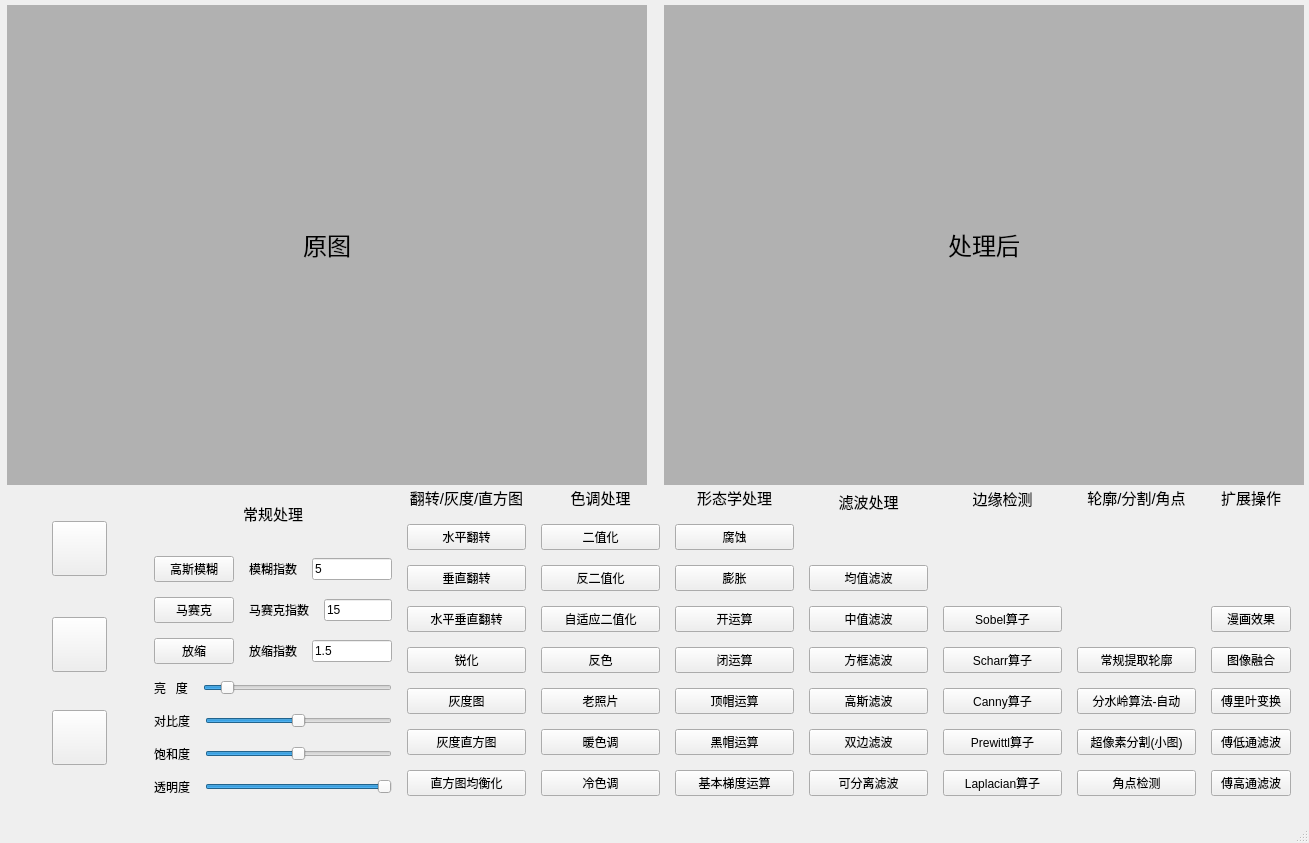
<?xml version="1.0" encoding="UTF-8"?>
<ui version="4.0">
 <class>MainWindow</class>
 <widget class="QMainWindow" name="MainWindow">
  <property name="geometry">
   <rect>
    <x>0</x>
    <y>0</y>
    <width>1309</width>
    <height>843</height>
   </rect>
  </property>
  <property name="windowTitle">
   <string>ImageProcessTool</string>
  </property>
  <property name="windowIcon">
   <iconset resource="res.qrc">
    <normaloff>:/res/imgs/icon.png</normaloff>:/res/imgs/icon.png</iconset>
  </property>
  <widget class="QWidget" name="centralwidget">
   <widget class="QWidget" name="layoutWidget">
    <property name="geometry">
     <rect>
      <x>0</x>
      <y>0</y>
      <width>1311</width>
      <height>801</height>
     </rect>
    </property>
    <layout class="QVBoxLayout" name="verticalLayout_main" stretch="8,2,5">
     <property name="spacing">
      <number>15</number>
     </property>
     <property name="leftMargin">
      <number>5</number>
     </property>
     <property name="topMargin">
      <number>5</number>
     </property>
     <property name="rightMargin">
      <number>5</number>
     </property>
     <property name="bottomMargin">
      <number>5</number>
     </property>
     <item>
      <layout class="QHBoxLayout" name="horizontalLayout">
       <item>
        <widget class="QLabel" name="label_img0">
         <property name="minimumSize">
          <size>
           <width>640</width>
           <height>480</height>
          </size>
         </property>
         <property name="maximumSize">
          <size>
           <width>640</width>
           <height>480</height>
          </size>
         </property>
         <property name="styleSheet">
          <string notr="true">background-color: rgb(177, 177, 177);</string>
         </property>
         <property name="text">
          <string>&lt;html&gt;&lt;head/&gt;&lt;body&gt;&lt;p align=&quot;center&quot;&gt;&lt;span style=&quot; font-size:18pt;&quot;&gt;原图&lt;/span&gt;&lt;/p&gt;&lt;/body&gt;&lt;/html&gt;</string>
         </property>
        </widget>
       </item>
       <item>
        <widget class="QLabel" name="label_img1">
         <property name="minimumSize">
          <size>
           <width>640</width>
           <height>480</height>
          </size>
         </property>
         <property name="maximumSize">
          <size>
           <width>640</width>
           <height>480</height>
          </size>
         </property>
         <property name="styleSheet">
          <string notr="true">background-color: rgb(177, 177, 177);</string>
         </property>
         <property name="text">
          <string>&lt;html&gt;&lt;head/&gt;&lt;body&gt;&lt;p align=&quot;center&quot;&gt;&lt;span style=&quot; font-size:18pt;&quot;&gt;处理后&lt;/span&gt;&lt;/p&gt;&lt;/body&gt;&lt;/html&gt;</string>
         </property>
        </widget>
       </item>
      </layout>
     </item>
     <item>
      <spacer name="verticalSpacer_9">
       <property name="orientation">
        <enum>Qt::Orientation::Vertical</enum>
       </property>
       <property name="sizeHint" stdset="0">
        <size>
         <width>20</width>
         <height>30</height>
        </size>
       </property>
      </spacer>
     </item>
     <item>
      <layout class="QHBoxLayout" name="horizontalLayout_10" stretch="1,2,1,1,1,1,1,1,0">
       <property name="spacing">
        <number>15</number>
       </property>
       <property name="leftMargin">
        <number>15</number>
       </property>
       <property name="rightMargin">
        <number>15</number>
       </property>
       <property name="bottomMargin">
        <number>0</number>
       </property>
       <item>
        <layout class="QVBoxLayout" name="verticalLayout" stretch="1,2,1,2,1,2,1">
         <property name="spacing">
          <number>2</number>
         </property>
         <item>
          <spacer name="verticalSpacer_7">
           <property name="orientation">
            <enum>Qt::Orientation::Vertical</enum>
           </property>
           <property name="sizeHint" stdset="0">
            <size>
             <width>20</width>
             <height>10</height>
            </size>
           </property>
          </spacer>
         </item>
         <item alignment="Qt::AlignmentFlag::AlignHCenter|Qt::AlignmentFlag::AlignVCenter">
          <widget class="QPushButton" name="pushButton_open">
           <property name="minimumSize">
            <size>
             <width>55</width>
             <height>55</height>
            </size>
           </property>
           <property name="maximumSize">
            <size>
             <width>55</width>
             <height>55</height>
            </size>
           </property>
           <property name="styleSheet">
            <string notr="true">QPushButton { border-image: url(:/res/imgs/open2.png);}
QPushButton:hover { border-image: url(:/res/imgs/open1.png);}QPushButton:pressed { border-image: url(:/res/imgs/open3.png);}</string>
           </property>
           <property name="text">
            <string/>
           </property>
          </widget>
         </item>
         <item>
          <spacer name="verticalSpacer_6">
           <property name="orientation">
            <enum>Qt::Orientation::Vertical</enum>
           </property>
           <property name="sizeHint" stdset="0">
            <size>
             <width>20</width>
             <height>10</height>
            </size>
           </property>
          </spacer>
         </item>
         <item alignment="Qt::AlignmentFlag::AlignHCenter|Qt::AlignmentFlag::AlignVCenter">
          <widget class="QPushButton" name="pushButton_save">
           <property name="minimumSize">
            <size>
             <width>55</width>
             <height>55</height>
            </size>
           </property>
           <property name="styleSheet">
            <string notr="true">QPushButton { border-image: url(:/res/imgs/save2.png);}
QPushButton:hover { border-image: url(:/res/imgs/save1.png);}QPushButton:pressed { border-image: url(:/res/imgs/save3.png);}</string>
           </property>
           <property name="text">
            <string/>
           </property>
          </widget>
         </item>
         <item>
          <spacer name="verticalSpacer_8">
           <property name="orientation">
            <enum>Qt::Orientation::Vertical</enum>
           </property>
           <property name="sizeHint" stdset="0">
            <size>
             <width>20</width>
             <height>10</height>
            </size>
           </property>
          </spacer>
         </item>
         <item alignment="Qt::AlignmentFlag::AlignHCenter">
          <widget class="QPushButton" name="pushButton_close">
           <property name="minimumSize">
            <size>
             <width>55</width>
             <height>55</height>
            </size>
           </property>
           <property name="maximumSize">
            <size>
             <width>55</width>
             <height>55</height>
            </size>
           </property>
           <property name="styleSheet">
            <string notr="true">QPushButton { border-image: url(:/res/imgs/close2.png);}
QPushButton:hover { border-image: url(:/res/imgs/close1.png);}QPushButton:pressed { border-image: url(:/res/imgs/close3.png);}</string>
           </property>
           <property name="text">
            <string/>
           </property>
          </widget>
         </item>
         <item>
          <spacer name="verticalSpacer_10">
           <property name="orientation">
            <enum>Qt::Orientation::Vertical</enum>
           </property>
           <property name="sizeHint" stdset="0">
            <size>
             <width>20</width>
             <height>10</height>
            </size>
           </property>
          </spacer>
         </item>
        </layout>
       </item>
       <item>
        <layout class="QVBoxLayout" name="verticalLayout_2">
         <item>
          <widget class="QLabel" name="label_19">
           <property name="text">
            <string>&lt;html&gt;&lt;head/&gt;&lt;body&gt;&lt;p align=&quot;center&quot;&gt;&lt;span style=&quot; font-size:11pt;&quot;&gt;常规处理&lt;/span&gt;&lt;/p&gt;&lt;/body&gt;&lt;/html&gt;</string>
           </property>
          </widget>
         </item>
         <item>
          <layout class="QHBoxLayout" name="horizontalLayout_3">
           <item>
            <widget class="QPushButton" name="pushButton_mh">
             <property name="text">
              <string>高斯模糊</string>
             </property>
            </widget>
           </item>
           <item>
            <widget class="QLabel" name="label_5">
             <property name="text">
              <string>模糊指数</string>
             </property>
            </widget>
           </item>
           <item>
            <widget class="QLineEdit" name="lineEdit_mh">
             <property name="text">
              <string>5</string>
             </property>
            </widget>
           </item>
          </layout>
         </item>
         <item>
          <layout class="QHBoxLayout" name="horizontalLayout_4">
           <item>
            <widget class="QPushButton" name="pushButton_msk">
             <property name="text">
              <string>马赛克</string>
             </property>
            </widget>
           </item>
           <item>
            <widget class="QLabel" name="label_6">
             <property name="text">
              <string>马赛克指数</string>
             </property>
            </widget>
           </item>
           <item>
            <widget class="QLineEdit" name="lineEdit_msk">
             <property name="text">
              <string>15</string>
             </property>
            </widget>
           </item>
          </layout>
         </item>
         <item>
          <layout class="QHBoxLayout" name="horizontalLayout_5">
           <item>
            <widget class="QPushButton" name="pushButton_fs">
             <property name="text">
              <string>放缩</string>
             </property>
            </widget>
           </item>
           <item>
            <widget class="QLabel" name="label_7">
             <property name="text">
              <string>放缩指数</string>
             </property>
            </widget>
           </item>
           <item>
            <widget class="QLineEdit" name="lineEdit_fs">
             <property name="text">
              <string>1.5</string>
             </property>
            </widget>
           </item>
          </layout>
         </item>
         <item>
          <layout class="QHBoxLayout" name="horizontalLayout_6">
           <item>
            <widget class="QLabel" name="label_8">
             <property name="text">
              <string>亮   度</string>
             </property>
            </widget>
           </item>
           <item>
            <widget class="QSlider" name="horizontalSlider_ld">
             <property name="minimum">
              <number>0</number>
             </property>
             <property name="maximum">
              <number>100</number>
             </property>
             <property name="singleStep">
              <number>5</number>
             </property>
             <property name="value">
              <number>10</number>
             </property>
             <property name="orientation">
              <enum>Qt::Orientation::Horizontal</enum>
             </property>
            </widget>
           </item>
          </layout>
         </item>
         <item>
          <layout class="QHBoxLayout" name="horizontalLayout_7">
           <item>
            <widget class="QLabel" name="label_9">
             <property name="text">
              <string>对比度</string>
             </property>
            </widget>
           </item>
           <item>
            <widget class="QSlider" name="horizontalSlider_dbd">
             <property name="minimum">
              <number>-100</number>
             </property>
             <property name="maximum">
              <number>100</number>
             </property>
             <property name="singleStep">
              <number>6</number>
             </property>
             <property name="value">
              <number>0</number>
             </property>
             <property name="orientation">
              <enum>Qt::Orientation::Horizontal</enum>
             </property>
            </widget>
           </item>
          </layout>
         </item>
         <item>
          <layout class="QHBoxLayout" name="horizontalLayout_8">
           <item>
            <widget class="QLabel" name="label_10">
             <property name="text">
              <string>饱和度</string>
             </property>
            </widget>
           </item>
           <item>
            <widget class="QSlider" name="horizontalSlider_bhd">
             <property name="minimum">
              <number>-100</number>
             </property>
             <property name="maximum">
              <number>100</number>
             </property>
             <property name="singleStep">
              <number>10</number>
             </property>
             <property name="orientation">
              <enum>Qt::Orientation::Horizontal</enum>
             </property>
            </widget>
           </item>
          </layout>
         </item>
         <item>
          <layout class="QHBoxLayout" name="horizontalLayout_9">
           <item>
            <widget class="QLabel" name="label_18">
             <property name="text">
              <string>透明度</string>
             </property>
            </widget>
           </item>
           <item>
            <widget class="QSlider" name="horizontalSlider_tmd">
             <property name="maximum">
              <number>255</number>
             </property>
             <property name="singleStep">
              <number>5</number>
             </property>
             <property name="value">
              <number>255</number>
             </property>
             <property name="orientation">
              <enum>Qt::Orientation::Horizontal</enum>
             </property>
            </widget>
           </item>
          </layout>
         </item>
        </layout>
       </item>
       <item>
        <layout class="QVBoxLayout" name="verticalLayout_3" stretch="1,1,1,1,1,0,0,0">
         <item>
          <widget class="QLabel" name="label_14">
           <property name="text">
            <string>&lt;html&gt;&lt;head/&gt;&lt;body&gt;&lt;p align=&quot;center&quot;&gt;&lt;span style=&quot; font-size:11pt;&quot;&gt;翻转/灰度/直方图&lt;/span&gt;&lt;/p&gt;&lt;/body&gt;&lt;/html&gt;</string>
           </property>
          </widget>
         </item>
         <item>
          <widget class="QPushButton" name="pushButton_spf">
           <property name="text">
            <string>水平翻转</string>
           </property>
          </widget>
         </item>
         <item>
          <widget class="QPushButton" name="pushButton_czf">
           <property name="text">
            <string>垂直翻转</string>
           </property>
          </widget>
         </item>
         <item>
          <widget class="QPushButton" name="pushButton_spczf">
           <property name="text">
            <string>水平垂直翻转</string>
           </property>
          </widget>
         </item>
         <item>
          <widget class="QPushButton" name="pushButton_shapness">
           <property name="text">
            <string>锐化</string>
           </property>
          </widget>
         </item>
         <item>
          <widget class="QPushButton" name="pushButton_hdt">
           <property name="text">
            <string>灰度图</string>
           </property>
          </widget>
         </item>
         <item>
          <widget class="QPushButton" name="pushButton_hdzft">
           <property name="text">
            <string>灰度直方图</string>
           </property>
          </widget>
         </item>
         <item>
          <widget class="QPushButton" name="pushButton_zftjhh">
           <property name="text">
            <string>直方图均衡化</string>
           </property>
          </widget>
         </item>
        </layout>
       </item>
       <item>
        <layout class="QVBoxLayout" name="verticalLayout_4" stretch="1,1,0,0,1,0,1,0">
         <item>
          <widget class="QLabel" name="label_15">
           <property name="text">
            <string>&lt;html&gt;&lt;head/&gt;&lt;body&gt;&lt;p align=&quot;center&quot;&gt;&lt;span style=&quot; font-size:11pt;&quot;&gt;色调处理&lt;/span&gt;&lt;/p&gt;&lt;/body&gt;&lt;/html&gt;</string>
           </property>
          </widget>
         </item>
         <item>
          <widget class="QPushButton" name="pushButton_ez">
           <property name="text">
            <string>二值化</string>
           </property>
          </widget>
         </item>
         <item>
          <widget class="QPushButton" name="pushButton_fez">
           <property name="text">
            <string>反二值化</string>
           </property>
          </widget>
         </item>
         <item>
          <widget class="QPushButton" name="pushButton_aez">
           <property name="text">
            <string>自适应二值化</string>
           </property>
          </widget>
         </item>
         <item>
          <widget class="QPushButton" name="pushButton_fanse">
           <property name="text">
            <string>反色</string>
           </property>
          </widget>
         </item>
         <item>
          <widget class="QPushButton" name="pushButton_lzp">
           <property name="text">
            <string>老照片</string>
           </property>
          </widget>
         </item>
         <item>
          <widget class="QPushButton" name="pushButton_ns">
           <property name="text">
            <string>暖色调</string>
           </property>
          </widget>
         </item>
         <item>
          <widget class="QPushButton" name="pushButton_ls">
           <property name="text">
            <string>冷色调</string>
           </property>
          </widget>
         </item>
        </layout>
       </item>
       <item>
        <layout class="QVBoxLayout" name="verticalLayout_5" stretch="1,1,1,1,1,1,1,1">
         <item>
          <widget class="QLabel" name="label_13">
           <property name="text">
            <string>&lt;html&gt;&lt;head/&gt;&lt;body&gt;&lt;p align=&quot;center&quot;&gt;&lt;span style=&quot; font-size:11pt;&quot;&gt;形态学处理&lt;/span&gt;&lt;/p&gt;&lt;/body&gt;&lt;/html&gt;</string>
           </property>
          </widget>
         </item>
         <item>
          <widget class="QPushButton" name="pushButton_fushi">
           <property name="text">
            <string>腐蚀</string>
           </property>
          </widget>
         </item>
         <item>
          <widget class="QPushButton" name="pushButton_pz">
           <property name="text">
            <string>膨胀</string>
           </property>
          </widget>
         </item>
         <item>
          <widget class="QPushButton" name="pushButton_kys">
           <property name="text">
            <string>开运算</string>
           </property>
          </widget>
         </item>
         <item>
          <widget class="QPushButton" name="pushButton_bys">
           <property name="text">
            <string>闭运算</string>
           </property>
          </widget>
         </item>
         <item>
          <widget class="QPushButton" name="pushButton_dmys">
           <property name="text">
            <string>顶帽运算</string>
           </property>
          </widget>
         </item>
         <item>
          <widget class="QPushButton" name="pushButton_hmys">
           <property name="text">
            <string>黑帽运算</string>
           </property>
          </widget>
         </item>
         <item>
          <widget class="QPushButton" name="pushButton_tdys">
           <property name="text">
            <string>基本梯度运算</string>
           </property>
          </widget>
         </item>
        </layout>
       </item>
       <item>
        <layout class="QVBoxLayout" name="verticalLayout_6" stretch="1,1,1,1,1,1,1,1">
         <item>
          <widget class="QLabel" name="label_12">
           <property name="text">
            <string>&lt;html&gt;&lt;head/&gt;&lt;body&gt;&lt;p align=&quot;center&quot;&gt;&lt;span style=&quot; font-size:11pt;&quot;&gt;滤波处理&lt;/span&gt;&lt;/p&gt;&lt;/body&gt;&lt;/html&gt;</string>
           </property>
          </widget>
         </item>
         <item>
          <spacer name="verticalSpacer_2">
           <property name="orientation">
            <enum>Qt::Orientation::Vertical</enum>
           </property>
           <property name="sizeHint" stdset="0">
            <size>
             <width>20</width>
             <height>40</height>
            </size>
           </property>
          </spacer>
         </item>
         <item>
          <widget class="QPushButton" name="pushButton_jzlb">
           <property name="text">
            <string>均值滤波</string>
           </property>
          </widget>
         </item>
         <item>
          <widget class="QPushButton" name="pushButton_zzlb">
           <property name="text">
            <string>中值滤波</string>
           </property>
          </widget>
         </item>
         <item>
          <widget class="QPushButton" name="pushButton_fklb">
           <property name="text">
            <string>方框滤波</string>
           </property>
          </widget>
         </item>
         <item>
          <widget class="QPushButton" name="pushButton_gslb">
           <property name="text">
            <string>高斯滤波</string>
           </property>
          </widget>
         </item>
         <item>
          <widget class="QPushButton" name="pushButton_sblb">
           <property name="text">
            <string>双边滤波</string>
           </property>
          </widget>
         </item>
         <item>
          <widget class="QPushButton" name="pushButton_kfllb">
           <property name="text">
            <string>可分离滤波</string>
           </property>
          </widget>
         </item>
        </layout>
       </item>
       <item>
        <layout class="QVBoxLayout" name="verticalLayout_7" stretch="1,3,1,1,1,0,1">
         <item>
          <widget class="QLabel" name="label_11">
           <property name="text">
            <string>&lt;html&gt;&lt;head/&gt;&lt;body&gt;&lt;p align=&quot;center&quot;&gt;&lt;span style=&quot; font-size:11pt;&quot;&gt;边缘检测&lt;/span&gt;&lt;/p&gt;&lt;/body&gt;&lt;/html&gt;</string>
           </property>
          </widget>
         </item>
         <item>
          <spacer name="verticalSpacer_3">
           <property name="orientation">
            <enum>Qt::Orientation::Vertical</enum>
           </property>
           <property name="sizeHint" stdset="0">
            <size>
             <width>20</width>
             <height>40</height>
            </size>
           </property>
          </spacer>
         </item>
         <item>
          <widget class="QPushButton" name="pushButton_sobel">
           <property name="text">
            <string>Sobel算子</string>
           </property>
          </widget>
         </item>
         <item>
          <widget class="QPushButton" name="pushButton_scharr">
           <property name="text">
            <string>Scharr算子</string>
           </property>
          </widget>
         </item>
         <item>
          <widget class="QPushButton" name="pushButton_canny">
           <property name="text">
            <string>Canny算子</string>
           </property>
          </widget>
         </item>
         <item>
          <widget class="QPushButton" name="pushButton_prewitt">
           <property name="text">
            <string>Prewittl算子</string>
           </property>
          </widget>
         </item>
         <item>
          <widget class="QPushButton" name="pushButton_laplacian">
           <property name="text">
            <string>Laplacian算子</string>
           </property>
          </widget>
         </item>
        </layout>
       </item>
       <item>
        <layout class="QVBoxLayout" name="verticalLayout_8" stretch="0,3,1,1,0,1">
         <item>
          <widget class="QLabel" name="label_17">
           <property name="text">
            <string>&lt;html&gt;&lt;head/&gt;&lt;body&gt;&lt;p align=&quot;center&quot;&gt;&lt;span style=&quot; font-size:11pt;&quot;&gt;轮廓/分割/角点&lt;/span&gt;&lt;/p&gt;&lt;/body&gt;&lt;/html&gt;</string>
           </property>
          </widget>
         </item>
         <item>
          <spacer name="verticalSpacer_4">
           <property name="orientation">
            <enum>Qt::Orientation::Vertical</enum>
           </property>
           <property name="sizeHint" stdset="0">
            <size>
             <width>20</width>
             <height>40</height>
            </size>
           </property>
          </spacer>
         </item>
         <item>
          <widget class="QPushButton" name="pushButton_cg">
           <property name="text">
            <string>常规提取轮廓</string>
           </property>
          </widget>
         </item>
         <item>
          <widget class="QPushButton" name="pushButton_fsl">
           <property name="text">
            <string>分水岭算法-自动</string>
           </property>
          </widget>
         </item>
         <item>
          <widget class="QPushButton" name="pushButton_seg">
           <property name="text">
            <string>超像素分割(小图)</string>
           </property>
          </widget>
         </item>
         <item>
          <widget class="QPushButton" name="pushButton_jd">
           <property name="text">
            <string>角点检测</string>
           </property>
          </widget>
         </item>
        </layout>
       </item>
       <item>
        <layout class="QVBoxLayout" name="verticalLayout_9" stretch="1,6,0,0,1,0,0">
         <item>
          <widget class="QLabel" name="label_16">
           <property name="text">
            <string>&lt;html&gt;&lt;head/&gt;&lt;body&gt;&lt;p align=&quot;center&quot;&gt;&lt;span style=&quot; font-size:11pt;&quot;&gt;扩展操作&lt;/span&gt;&lt;/p&gt;&lt;/body&gt;&lt;/html&gt;</string>
           </property>
          </widget>
         </item>
         <item>
          <spacer name="verticalSpacer_5">
           <property name="orientation">
            <enum>Qt::Orientation::Vertical</enum>
           </property>
           <property name="sizeHint" stdset="0">
            <size>
             <width>20</width>
             <height>40</height>
            </size>
           </property>
          </spacer>
         </item>
         <item>
          <widget class="QPushButton" name="pushButton_cartoon">
           <property name="text">
            <string>漫画效果</string>
           </property>
          </widget>
         </item>
         <item>
          <widget class="QPushButton" name="pushButton_fusion">
           <property name="text">
            <string>图像融合</string>
           </property>
          </widget>
         </item>
         <item>
          <widget class="QPushButton" name="pushButton_fly">
           <property name="text">
            <string>傅里叶变换</string>
           </property>
          </widget>
         </item>
         <item>
          <widget class="QPushButton" name="pushButton_flyd">
           <property name="text">
            <string>傅低通滤波</string>
           </property>
          </widget>
         </item>
         <item>
          <widget class="QPushButton" name="pushButton_flyg">
           <property name="text">
            <string>傅高通滤波</string>
           </property>
          </widget>
         </item>
        </layout>
       </item>
      </layout>
     </item>
    </layout>
   </widget>
  </widget>
  <widget class="QMenuBar" name="menubar">
   <property name="geometry">
    <rect>
     <x>0</x>
     <y>0</y>
     <width>1309</width>
     <height>21</height>
    </rect>
   </property>
  </widget>
  <widget class="QStatusBar" name="statusbar"/>
 </widget>
 <resources>
  <include location="res.qrc"/>
 </resources>
 <connections/>
</ui>
